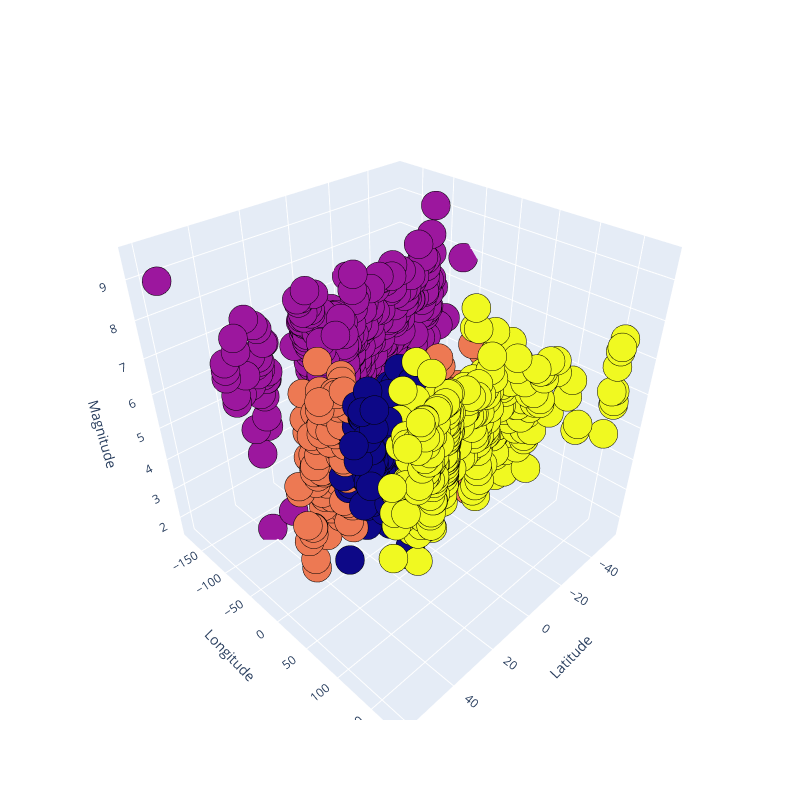

Notebook code cell kept with this figure:
### Markdown cell above
On an interactive plot...

### Code cell
Scene = dict(xaxis = dict(title  = 'Latitude'), yaxis = dict(title  = 'Longitude'), zaxis = dict(title  = 'Magnitude'))

labels = kmc.labels_
trace = go.Scatter3d(x = x[:, 0], 
                    y = x[:, 1], 
                    z = x[:, 2], 
                    mode = 'markers',
                    marker = dict(color = labels, size = 10, line = dict(color = 'black', width = 10)))
layout = go.Layout(margin = dict(l = 0, r = 0), scene = Scene, height = 800, width = 800)
data = [trace]
fig = go.Figure(data = data, layout = layout)
fig.show()

### Figure 1 — Plotly figure (JSON) as saved in the notebook; plotly's stock layout.template omitted (floating-point values rounded to 4 significant figures; data arrays with more than 128 entries replaced by an {"elided": "..."} marker saying what was removed)
{"data": [{"marker": {"color": {"elided": "1452 int values"}, "line": {"color": "black", "width": 10}, "size": 10}, "mode": "markers", "type": "scatter3d", "x": {"elided": "1452 float values"}, "y": {"elided": "1452 float values"}, "z": {"elided": "1452 float values"}}], "layout": {"height": 800, "margin": {"l": 0, "r": 0}, "scene": {"xaxis": {"title": {"text": "Latitude"}}, "yaxis": {"title": {"text": "Longitude"}}, "zaxis": {"title": {"text": "Magnitude"}}}, "width": 800}}
